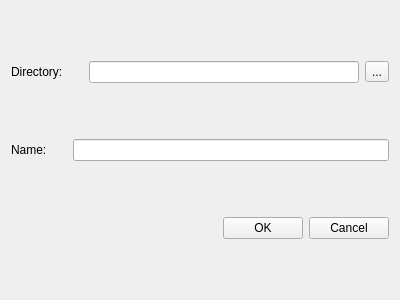
<?xml version="1.0" encoding="UTF-8"?>
<ui version="4.0">
 <class>SaveDbDialog</class>
 <widget class="QWidget" name="SaveDbDialog">
  <property name="geometry">
   <rect>
    <x>0</x>
    <y>0</y>
    <width>400</width>
    <height>300</height>
   </rect>
  </property>
  <property name="windowTitle">
   <string>Form</string>
  </property>
  <layout class="QVBoxLayout" name="verticalLayout_2">
   <item>
    <layout class="QHBoxLayout" name="directory_select_horizontalLayout">
     <item>
      <widget class="QLabel" name="selected_directory_label">
       <property name="text">
        <string>Directory:</string>
       </property>
      </widget>
     </item>
     <item>
      <spacer name="horizontalSpacer_4">
       <property name="orientation">
        <enum>Qt::Horizontal</enum>
       </property>
       <property name="sizeType">
        <enum>QSizePolicy::Minimum</enum>
       </property>
       <property name="sizeHint" stdset="0">
        <size>
         <width>20</width>
         <height>20</height>
        </size>
       </property>
      </spacer>
     </item>
     <item>
      <widget class="QLineEdit" name="save_directory_lineEdit">
       <property name="readOnly">
        <bool>true</bool>
       </property>
      </widget>
     </item>
     <item>
      <widget class="QToolButton" name="select_directory_toolButton">
       <property name="text">
        <string>...</string>
       </property>
      </widget>
     </item>
    </layout>
   </item>
   <item>
    <layout class="QHBoxLayout" name="file_name_settings_horizontalLayout">
     <item>
      <widget class="QLabel" name="file_name_label">
       <property name="text">
        <string>Name:</string>
       </property>
      </widget>
     </item>
     <item>
      <spacer name="horizontalSpacer_2">
       <property name="orientation">
        <enum>Qt::Horizontal</enum>
       </property>
       <property name="sizeType">
        <enum>QSizePolicy::Minimum</enum>
       </property>
       <property name="sizeHint" stdset="0">
        <size>
         <width>20</width>
         <height>20</height>
        </size>
       </property>
      </spacer>
     </item>
     <item>
      <widget class="QLineEdit" name="db_file_name_lineEdit">
       <property name="readOnly">
        <bool>false</bool>
       </property>
      </widget>
     </item>
    </layout>
   </item>
   <item>
    <layout class="QHBoxLayout" name="horizontalLayout_3">
     <item>
      <spacer name="horizontalSpacer">
       <property name="orientation">
        <enum>Qt::Horizontal</enum>
       </property>
       <property name="sizeType">
        <enum>QSizePolicy::Expanding</enum>
       </property>
       <property name="sizeHint" stdset="0">
        <size>
         <width>40</width>
         <height>20</height>
        </size>
       </property>
      </spacer>
     </item>
     <item>
      <widget class="QPushButton" name="ok_pushButton">
       <property name="text">
        <string>OK</string>
       </property>
      </widget>
     </item>
     <item>
      <widget class="QPushButton" name="cancel_pushButton">
       <property name="text">
        <string>Cancel</string>
       </property>
      </widget>
     </item>
    </layout>
   </item>
  </layout>
 </widget>
 <resources/>
 <connections/>
</ui>
